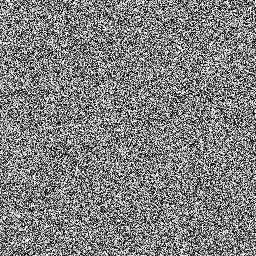
%> input picture Cryptanalysis code - 2-D grayscale image/images/gray_bit_cipher_CP1.bmp, 256 x 256 px
$ octave Step4_Cryptanalysis_gray_bit_permutation_only.m   (GNU Octave 9; MATLAB toolbox functions it lacks are replaced by stand-ins)
%> lines starting %> are read from the running program, lines starting %| are printed output that depends on the picture
%%================================================================================
%This functionto is to demonstrate image encryption using the reference in
%H. Wen et al., "Security analysis of a color image encryption based onbit-level and chaotic map", Multimedia Tools and Applications.
%All copyrights belong to all authors of this paper.
%This code is managed and released by the author Yiting Lin.
%E-mail: donotwanttogrowup@outlook.com
%https://github.com/DoNotWantToGrowUp/Secure-Optical-Image-Communication-using-Double-Random-Transformation-and-Memristive-Chaos
%All following source code is free to distribute, to use, and to modify
% for research and study purposes, but absolutely NOT for commercial uses.
%If you use any of the following code in your academic publication(s),
% please cite the corresponding paper.
%If you have any questions, please email me and I will try to response you ASAP.
%It worthwhile to note that all following source code is written under MATLAB R2022b
% and that files may call built-in functions from specific toolbox(es).
%%================================================================================

%% Cryptanalysis Step 4
% Restore images
%% Import the cipher text corresponding to the special common image, and the diffusion matrix
clc;clear;close all;
tic
load get_C.mat;

cipher_CP1=imread('./images/gray_bit_cipher_CP1.bmp');
%> cipher_CP1 is the input picture: size 256x256 uint8; min 0, max 255, mean 128.2
cipher_CP2=imread('./images/gray_bit_cipher_CP2.bmp');
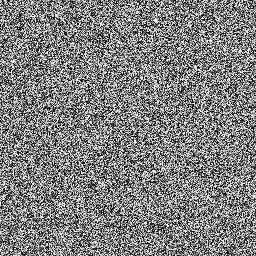
%> input picture Cryptanalysis code - 2-D grayscale image/images/gray_bit_cipher_CP2.bmp, 256 x 256 px
%> cipher_CP2 is the input picture: size 256x256 uint8; min 0, max 255, mean 127.6
cipher_CP3=imread('./images/gray_bit_cipher_CP3.bmp');
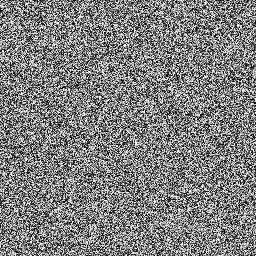
%> input picture Cryptanalysis code - 2-D grayscale image/images/gray_bit_cipher_CP3.bmp, 256 x 256 px
%> cipher_CP3 is the input picture: size 256x256 uint8; min 0, max 255, mean 127.4
cipher_CP4=imread('./images/gray_bit_cipher_CP4.bmp');
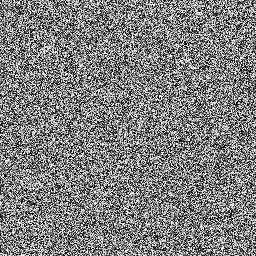
%> input picture Cryptanalysis code - 2-D grayscale image/images/gray_bit_cipher_CP4.bmp, 256 x 256 px
%> cipher_CP4 is the input picture: size 256x256 uint8; min 0, max 255, mean 127.3
cipher_CP5=imread('./images/gray_bit_cipher_CP5.bmp');
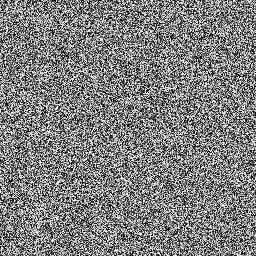
%> input picture Cryptanalysis code - 2-D grayscale image/images/gray_bit_cipher_CP5.bmp, 256 x 256 px
%> cipher_CP5 is the input picture: size 256x256 uint8; min 0, max 255, mean 127.3
cipher_CP6=imread('./images/gray_bit_cipher_CP6.bmp');
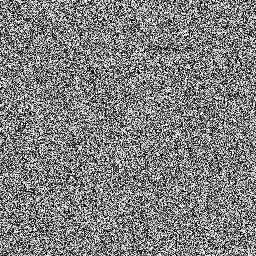
%> input picture Cryptanalysis code - 2-D grayscale image/images/gray_bit_cipher_CP6.bmp, 256 x 256 px
%> cipher_CP6 is the input picture: size 256x256 uint8; min 0, max 255, mean 127.8
%> (the run ends here)
